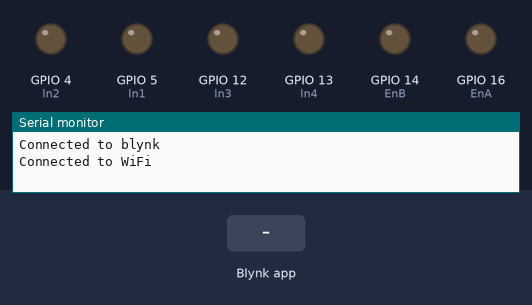
This sketch was run on a simulated ESP8266 (NodeMCU). Parts: output pins drawn as LEDs (lit = HIGH), the last lines printed to the serial monitor. The inputs (shaded band) are chosen by the test bench. WiFi joins after 1.5 s; servers stay silent unless stated.

Above: at 3.0 s.
3.1 s: Blynk app writes 0 to V0
At 3.4 s:
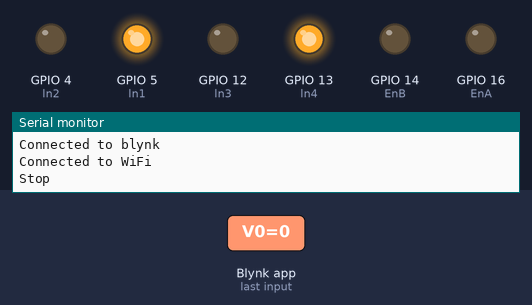
4.6 s: Blynk app writes 1 to V1
At 5.7 s:
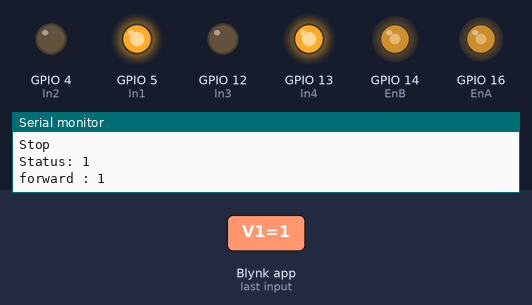
6.1 s: Blynk app writes 1 to V3
At 6.8 s:
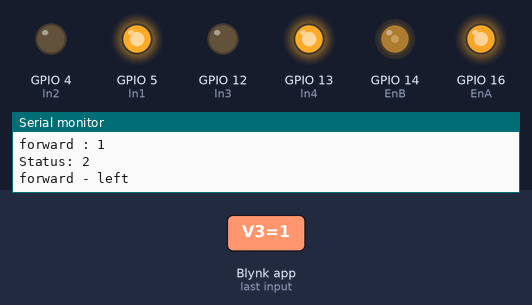
7.6 s: Blynk app writes 1 to V2
At 7.9 s:
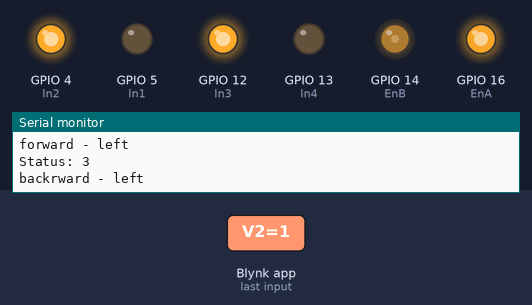
9.1 s: Blynk app writes 1 to V4
At 10.3 s:
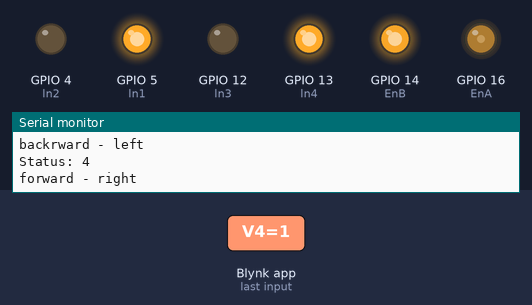
10.6 s: Blynk app writes 1 to V0
At 11.4 s:
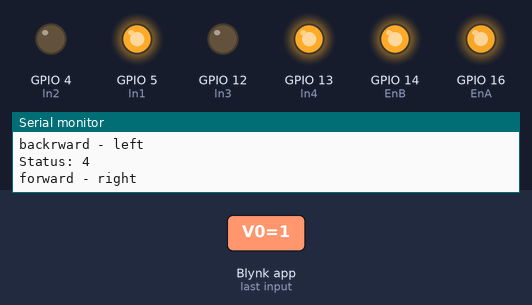
Timing chart, 0 to 15.1 s (numbered marks = the images above; inputs shaded):
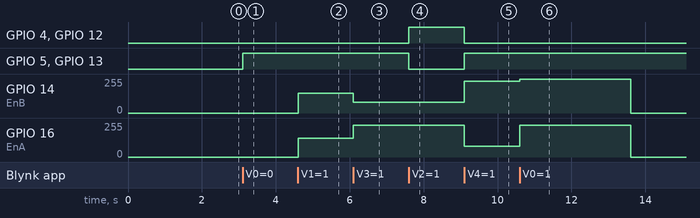

The sketch:

car-wireless.ino
```cpp
#define BLYNK_TEMPLATE_ID "your id"
#define BLYNK_TEMPLATE_NAME "FIRST TEMPLATE"
#define BLYNK_AUTH_TOKEN "your token"

#include <ESP8266WiFi.h>
#include <BlynkSimpleEsp8266.h>

// Thông tin mạng Wi-Fi
char ssid[] = "@@";
char pass[] = "pass";
char auth[] = BLYNK_AUTH_TOKEN;

int EnA = 16;
int EnB = 14;
int ln1 = 5;
int ln2 = 4;
int ln3 = 12;
int ln4 = 13;

int buttonFw = 0;
int buttonBw = 0;
int buttonTL = 0;
int buttonTR = 0;

int status = buttonFw + buttonBw + buttonTL + buttonTR;

void setup() {
  // put your setup code here, to run once:
  Serial.begin(9600);
  pinMode(EnA, OUTPUT);
  pinMode(EnB, OUTPUT);
  pinMode(ln1, OUTPUT);
  pinMode(ln2, OUTPUT);
  pinMode(ln3, OUTPUT);
  pinMode(ln4, OUTPUT);

  // connect to blynk
  Blynk.begin(BLYNK_AUTH_TOKEN, ssid, pass);
  Serial.println("Connected to blynk");
  if(WiFi.status() == WL_CONNECTED) Serial.println("Connected to WiFi");
}

void forward();
void backward();
void turnLeft();
void turnRight();
void stop();

void loop(){
  // put your main code here, to run repeatedly:
  while (WiFi.status() != WL_CONNECTED) {
    Serial.println("Mất kết nối WiFi, đang thử kết nối lại...");
    Blynk.begin(BLYNK_AUTH_TOKEN, ssid, pass);
  }

  Blynk.run();
}

BLYNK_WRITE(V0){
  int power = param.asInt();
  if(power == 1){
    forward(240,255);
    delay(3000);
  }
  stop();
}

BLYNK_WRITE(V1){

  buttonFw = param.asInt();
  status = buttonFw + buttonBw + buttonTL + buttonTR;
  Serial.print("Status: ");
  Serial.println(status);
  if(status > 1){
    if(buttonTR==1 && buttonFw == 1){
      forward(80,240);
      Serial.println("forward - right");
    }
    else if(buttonTL==1 && buttonFw == 1){
      forward(240,80);
      Serial.println("forward - left");
    }
  }
  if(status == 1){
    if(buttonFw == 1 && ((buttonTR ==0 && buttonTL == 0))){
      forward(140,150);
      Serial.print("forward : ");
      Serial.println(buttonFw);
    }
  }
  if(status == 0) stop();


}

BLYNK_WRITE(V2){

  buttonBw = param.asInt();
  status = buttonFw + buttonBw + buttonTL + buttonTR;
  Serial.print("Status: ");
  Serial.println(status);
  if(status > 1){
    if(buttonTR==1 && buttonBw == 1){
      backward(80,240);
      Serial.println("backward - right");
    }
    else if(buttonTL==1 && buttonBw == 1){
      backward(240,80);
      Serial.println("backrward - left");
    }
  }
  if(status == 1){
    if(buttonBw == 1 && (buttonTR ==0 && buttonTL == 0)){
        backward(145,150);
        Serial.print("backward : ");
        Serial.println(buttonBw);
    }
  }
  if(status == 0) stop();


}

BLYNK_WRITE(V3){

  buttonTL = param.asInt();
  status = buttonFw + buttonBw + buttonTL + buttonTR;
  Serial.print("Status: ");
  Serial.println(status);

  if(status >1){
    if(buttonTL==1 && buttonFw == 1){
      forward(240,80);
      Serial.println("forward - left");
    }
    else if(buttonTL==1 && buttonBw == 1){
      backward(240,80);
      Serial.println("backward - left");
    }
  }
  if(status == 1){
    if(buttonTL == 1 && (buttonBw == 0 && buttonFw ==0)){
      turnLeft(100,130);
      Serial.println("turn left ");
      Serial.println(buttonTL);
    }
  }
  if(status == 0) stop();
}


BLYNK_WRITE(V4){

  buttonTR = param.asInt();
  status = buttonFw + buttonBw + buttonTL + buttonTR;
  Serial.print("Status: ");
  Serial.println(status);

  if(status >1){
    if(buttonTR==1 && buttonFw == 1){
      forward(80,240);
      Serial.println("forward - right");
    }
    else  if(buttonTR==1 && buttonBw == 1){
      backward(80,240);
      Serial.println("backward - right");
    }
  }
  if(status ==1){
    if(buttonTR == 1 && (buttonBw == 0 && buttonFw ==0)){
      turnRight(130,100);
      Serial.println("turn right ");
      Serial.println(buttonTR);
    }
  }
  if(status == 0) stop();


}

void stop(){
  Serial.println("Stop");
  forward(0,0);
}

// (banh phai, banh trai)

void forward (int pwmEnA, int pwmEnB) {

  analogWrite(EnB, pwmEnB);
  analogWrite(EnA, pwmEnA);

  digitalWrite(ln3, LOW);
  digitalWrite(ln4, HIGH);

  digitalWrite(ln1, HIGH);
  digitalWrite(ln2, LOW);

 }

 void backward (int pwmEnA, int pwmEnB) {

  analogWrite(EnB, pwmEnB);
  analogWrite(EnA, pwmEnA);

  digitalWrite(ln3, HIGH);
  digitalWrite(ln4, LOW);

  digitalWrite(ln1, LOW);
  digitalWrite(ln2, HIGH);

 }

 void turnRight(int pwmEnA, int pwmEnB){
  analogWrite(EnB, pwmEnB);
  analogWrite(EnA, pwmEnA);

  digitalWrite(ln3, LOW);
  digitalWrite(ln4, HIGH);

  digitalWrite(ln1, LOW);
  digitalWrite(ln2, HIGH);

 }

 void turnLeft(int pwmEnA, int pwmEnB){
  analogWrite(EnB, pwmEnB);
  analogWrite(EnA, pwmEnA);

  digitalWrite(ln3, HIGH);
  digitalWrite(ln4, LOW);

  digitalWrite(ln1, HIGH);
  digitalWrite(ln2, LOW);
 }

 /*
quay 90
  turnRight(120,100);
  delay(500);
  turnRight(0,0);
  delay(300);
  turnLeft(100,120);
  delay(470);
  turnLeft(0,0);
  delay(300);
 */
                                                                                                                                                                                                                                                                                                                                                                                                                                                                                                               
```

Measured:
- after the input at 3.1 s, GPIO 5 (ln1), GPIO 13 (ln4): LOW → HIGH at once
- after the input at 4.6 s, GPIO 14 (EnB): 0/255 → 150/255 at once; GPIO 16 (EnA): 0/255 → 140/255 at once
- after the input at 6.1 s, GPIO 14 (EnB): 150/255 → 80/255 at once; GPIO 16 (EnA): 140/255 → 240/255 at once
- after the input at 7.6 s, GPIO 4 (ln2), GPIO 12 (ln3): LOW → HIGH at once; GPIO 5 (ln1), GPIO 13 (ln4): HIGH → LOW at once
- after the input at 9.1 s, GPIO 4 (ln2), GPIO 12 (ln3): HIGH → LOW at once; GPIO 5 (ln1), GPIO 13 (ln4): LOW → HIGH at once; GPIO 14 (EnB): 80/255 → 240/255 at once; GPIO 16 (EnA): 240/255 → 80/255 at once
- after the input at 10.6 s, GPIO 14 (EnB): 240/255 → 255/255 at once, → 0/255 3.0 s later; GPIO 16 (EnA): 80/255 → 240/255 at once, → 0/255 3.0 s later
